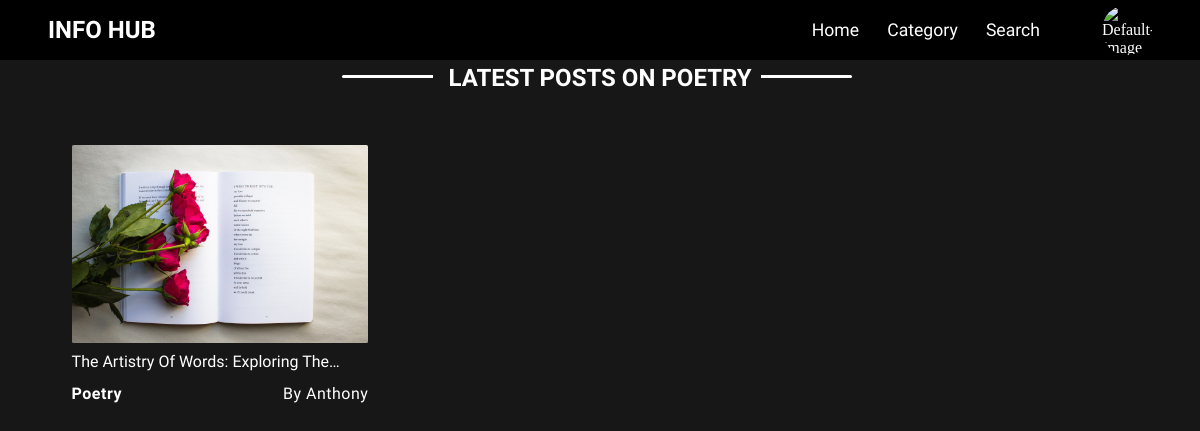
The app's page /Category/Poetry/, older data.
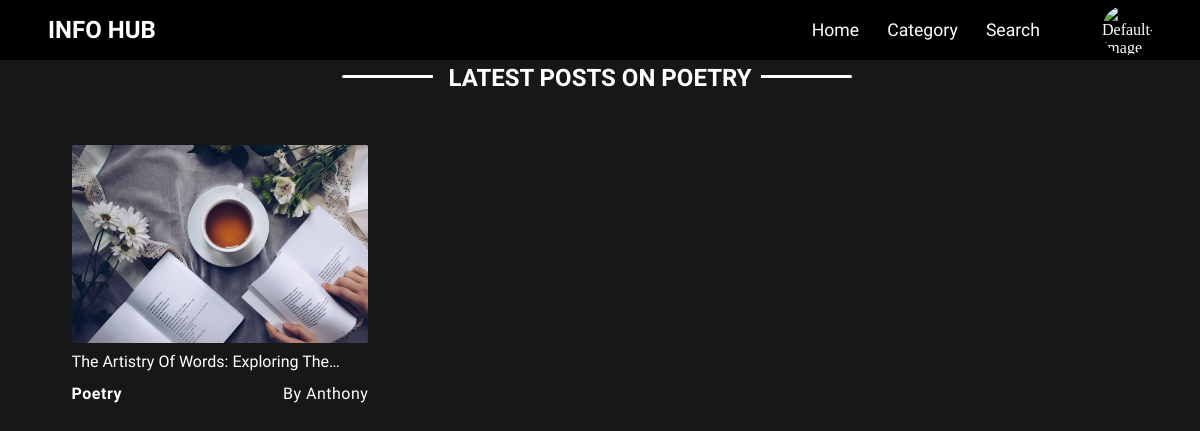
The same page, newer data.
### blogApp/models.py (models this page shows, shortened)
class Post(models.Model):
    class NewManager(models.Manager):
        def get_queryset(self):
            return super().get_queryset() .filter(Status='published')
    options = (
        ('draft', 'Draft'),
        ('published', 'Published'),
    )
    Title = models.CharField(max_length=250)
    First_Name = models.CharField(max_length=15)
    Last_Name = models.CharField(max_length=15)
    Email = models.EmailField(max_length=30)
    slug = models.SlugField(max_length=250, unique_for_date='Publish', default='default')
    Publish = models.DateTimeField(default=timezone.now )
    Author = models.ForeignKey (User, on_delete=models.CASCADE, related_name='blog_posts')
    Content = models.TextField()
    Category = models.ForeignKey(Category, on_delete=models.PROTECT, default=1)
    Category_Tag = models.CharField(max_length=20, default='Default')
    Image = models.ImageField(upload_to=User_Directory_Path)
    Status = models.CharField(max_length=10, choices=options, default='draft')
    Objects = models.Manager() #default Manager
    Newmanager = NewManager() #custom manager
    likes_count = models.IntegerField(default='0')
    likes = models.ManyToManyField(User, related_name='like', default=None, blank=True)
    liked = models.BooleanField(default=False)
    def get_absolute_url(self):
        return reverse('blogApp:Single_Post', args=[self.slug])
    class Meta:
        ordering = ('-Publish',)[:8]

### blogApp/views.py (the view)
# urls.py: path('Category/<Category>/', views.CategoryListView.as_view(), name='Category'),
class CategoryListView(ListView):
    template_name = 'blogApp/Category_Pages.html'
    context_object_name = 'Category_List'
    def get_queryset(self):
       Category_Content = {
            'Category' : self.kwargs['Category'],
            'Category_Post' : Post.Objects.filter(Category__name=self.kwargs['Category']).filter(Status='published')
        }
       return Category_Content

### blogApp/context_processor.py (called while the page is built)
def Category_List_Options(request):
    Category_List_Options = Category.objects.exclude(name='Default')
    return {'Category_List_Options' : Category_List_Options}

### blogApp/templates/blogApp/Category_Pages.html (shortened to what this page needs)
{% extends "blogApp/Base.html" %}
    {% load static %}
        {% block templates %}
            <div class="wrapper">
                <div class="Updates">
                    <h1>latest Posts on  {{Category_List.Category}}</h1>
                </div>
                {% for Categories_Post in Category_List.Category_Post   %}
                  <div class="Grid CategorySingleGrid">
                    <div class="Grid-Item">
                        <div class="Card">
                            <img  src="{{Categories_Post.Image.url}}" alt="{{ Categories_Post.Category_Tag}}">
                                <a href="{{Categories_Post.get_absolute_url}}"><p>{{ Categories_Post.Title|truncatechars:37}}</p></a>
                                 <div class="Card-Footer">
                                    <h3>{{Categories_Post.Category_Tag}}</h3>
                                    <p>By {{Categories_Post.Last_Name }}</p>
                                </div>
                        </div>
                    </div>
                  </div>
                {% endfor %}
            </div>
        {% endblock %}

Row changes from the older to the newer data that the page shows:
changed Post "Poetry": Image: a different picture
